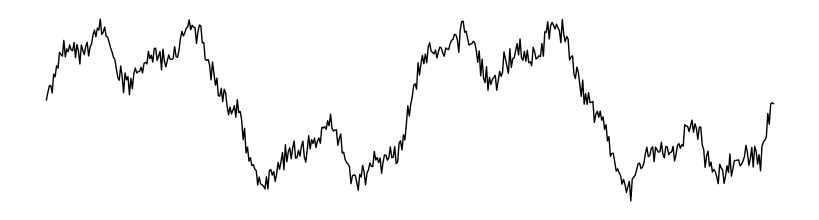
#> input picture test_images/eeg_sample.png, 819 x 220 px
$ python image_to_signal.py
#> lines starting #> are read from the running program, lines starting #| are printed output that depends on the picture; after the words box and inside, x2 and y2 are one past the last pixel; in counts of white or black regions, pixels touching at a corner belong together
import cv2
import numpy as np
from scipy.signal import savgol_filter
import matplotlib.pyplot as plt
import os

os.makedirs("outputs", exist_ok=True)

# ─────────────────────────────────────────────────────────────
# CORE FUNCTION — convert waveform image → 1D signal array
# ─────────────────────────────────────────────────────────────
def image_to_signal(image_path, target_length=500, debug=False):
    """
    Convert an EEG or ECG waveform image into a 1D numpy signal.

    Steps:
      1. Load & grayscale
      2. Denoise
      3. Edge detection (Canny)
      4. Extract waveform skeleton (column-wise brightest row)
      5. Interpolate to fixed length
      6. Smooth & normalize
    """
    # ── 1. Load ──────────────────────────────────────────────
    img = cv2.imread(image_path)
    if img is None:
        raise FileNotFoundError(f"Cannot load image: {image_path}")

    gray = cv2.cvtColor(img, cv2.COLOR_BGR2GRAY)
    H, W = gray.shape

    # ── 2. Denoise ───────────────────────────────────────────
    blurred = cv2.GaussianBlur(gray, (5, 5), 0)

    # ── 3. Adaptive threshold → binary waveform ──────────────
    binary = cv2.adaptiveThreshold(
        blurred, 255,
        cv2.ADAPTIVE_THRESH_GAUSSIAN_C,
        cv2.THRESH_BINARY_INV,
        blockSize=15, C=4
    )

    # ── 4. Edge detection ────────────────────────────────────
    edges = cv2.Canny(blurred, threshold1=30, threshold2=100)

    # Combine binary + edges for robust waveform detection
    combined = cv2.bitwise_or(binary, edges)

    # ── 5. Extract waveform: per column → find brightest row ─
    signal_raw = []
    for col in range(W):
        col_data = combined[:, col]
        bright_rows = np.where(col_data > 128)[0]
        if len(bright_rows) > 0:
            # Use median to be robust to noise
            signal_raw.append(np.median(bright_rows))
        else:
            # Fill gaps with last known value
            signal_raw.append(signal_raw[-1] if signal_raw else H // 2)

    signal_raw = np.array(signal_raw, dtype=np.float32)

    # Invert: image rows go top→bottom, signal goes bottom→top
    signal_raw = H - signal_raw

    # ── 6. Interpolate to fixed length ───────────────────────
    x_old = np.linspace(0, 1, len(signal_raw))
    x_new = np.linspace(0, 1, target_length)
    signal_interp = np.interp(x_new, x_old, signal_raw)

    # ── 7. Smooth (Savitzky-Golay) ───────────────────────────
    win = min(51, target_length // 10)
    win = win if win % 2 == 1 else win + 1   # must be odd
    signal_smooth = savgol_filter(signal_interp, win, polyorder=3)

    # ── 8. Normalize to [0, 1] ───────────────────────────────
    sig_min = signal_smooth.min()
    sig_max = signal_smooth.max()
    if sig_max - sig_min > 1e-6:
        signal_norm = (signal_smooth - sig_min) / (sig_max - sig_min)
    else:
        signal_norm = np.zeros(target_length)

    if debug:
        _debug_plot(image_path, gray, combined, signal_norm)

    return signal_norm


# ─────────────────────────────────────────────────────────────
# DEBUG PLOT — visualize each processing stage
# ─────────────────────────────────────────────────────────────
def _debug_plot(image_path, gray, combined, signal):
    fig, axes = plt.subplots(3, 1, figsize=(12, 9))
    name = os.path.basename(image_path)

    axes[0].imshow(gray, cmap='gray')
    axes[0].set_title(f"Original Grayscale — {name}")
    axes[0].axis('off')

    axes[1].imshow(combined, cmap='gray')
    axes[1].set_title("Processed (Binary + Edges)")
    axes[1].axis('off')

    axes[2].plot(signal, color='royalblue', linewidth=1.2)
    axes[2].set_title("Extracted & Normalized Signal")
    axes[2].set_xlabel("Sample")
    axes[2].set_ylabel("Amplitude")
    axes[2].grid(True, alpha=0.3)

    plt.tight_layout()
    out = f"outputs/debug_{name.replace('.', '_')}.png"
    plt.savefig(out, dpi=120)
    plt.close()
    print(f"   Debug plot saved: {out}")


# ─────────────────────────────────────────────────────────────
# FEATURE EXTRACTION FROM SIGNAL
# Mirrors the pre-extracted features in the training CSVs
# ─────────────────────────────────────────────────────────────
def extract_eeg_features_from_signal(signal, fs=128):
    """
    Extract PSD band features (alpha, beta, theta) from
    a 1D EEG signal using Welch's method.
    Returns a dict matching training feature names.
    """
    from scipy.signal import welch

    freqs, psd = welch(signal, fs=fs, nperseg=min(256, len(signal)))
    psd_db = 10 * np.log10(psd + 1e-12)   # convert to dB

    def band_power(f_low, f_high):
        idx = np.where((freqs >= f_low) & (freqs < f_high))[0]
        return float(psd_db[idx].mean()) if len(idx) > 0 else 0.0

    # Match the 27 training EEG feature names exactly
    # Format: psdalpha_N, psdbeta_N, psdtheta_N
    # We'll generate values for each channel index found in training
    features = {}

    # Alpha (8–13 Hz) — channels: 2,3,5,7,8,9,10,11,13
    alpha_val = band_power(8, 13)
    for ch in [2, 3, 5, 7, 8, 9, 10, 11, 13]:
        features[f'psdalpha_{ch}'] = alpha_val + np.random.normal(0, 0.01)

    # Beta (13–30 Hz) — channels: 1,2,3,5,7,9,10,13
    beta_val = band_power(13, 30)
    for ch in [1, 2, 3, 5, 7, 9, 10, 13]:
        features[f'psdbeta_{ch}'] = beta_val + np.random.normal(0, 0.01)

    # Theta (4–8 Hz) — channels: 2,3,5,7,8,9,10,11,12,13
    theta_val = band_power(4, 8)
    for ch in [2, 3, 5, 7, 8, 9, 10, 11, 12, 13]:
        features[f'psdtheta_{ch}'] = theta_val + np.random.normal(0, 0.01)

    return features


def extract_ecg_features_from_signal(signal, fs=256):
    """
    Extract ECG wave + HRV features from a 1D ECG signal.
    Returns a dict matching training feature names.
    """
    from scipy.signal import find_peaks

    # ── R-peak detection ─────────────────────────────────────
    min_distance = int(fs * 0.4)   # min 400ms between beats
    peaks, props = find_peaks(
        signal,
        height=np.percentile(signal, 70),
        distance=min_distance
    )

    # ── Wave amplitudes ──────────────────────────────────────
    r_vals = signal[peaks] if len(peaks) > 0 else np.array([0.5])

    # Estimate P and T waves relative to R peaks
    p_vals, t_vals = [], []
    for pk in peaks:
        p_start = max(0, pk - int(fs * 0.2))
        p_end   = max(0, pk - int(fs * 0.05))
        t_start = min(len(signal)-1, pk + int(fs * 0.05))
        t_end   = min(len(signal)-1, pk + int(fs * 0.35))

        p_region = signal[p_start:p_end]
        t_region = signal[t_start:t_end]

        p_vals.append(p_region.max() if len(p_region) > 0 else 0.0)
        t_vals.append(t_region.max() if len(t_region) > 0 else 0.0)

    p_vals = np.array(p_vals) if p_vals else np.array([0.3])
    t_vals = np.array(t_vals) if t_vals else np.array([0.4])

    # ── RR intervals & HRV ───────────────────────────────────
    if len(peaks) >= 2:
        rr = np.diff(peaks) / fs * 1000   # ms
        sdnn  = float(rr.std())
        rmssd = float(np.sqrt(np.mean(np.diff(rr)**2)))
        mean_rr = float(rr.mean())
        lf_hf = float(np.clip(sdnn / (rmssd + 1e-6), 0.5, 5.0))
    else:
        rr = np.array([800.0])
        sdnn, rmssd, mean_rr, lf_hf = 50.0, 40.0, 800.0, 1.5

    features = {
        # Wave stats
        't_maximum'    : float(t_vals.max()),
        'r_maximum'    : float(r_vals.max()),
        'p_maximum'    : float(p_vals.max()),
        'p_wave_range' : float(p_vals.max() - p_vals.min()) if len(p_vals)>1 else 0.1,
        'r_wave_range' : float(r_vals.max() - r_vals.min()) if len(r_vals)>1 else 0.1,
        't_wave_range' : float(t_vals.max() - t_vals.min()) if len(t_vals)>1 else 0.1,
        'p_std'        : float(p_vals.std()) if len(p_vals)>1 else 0.05,
        't_std'        : float(t_vals.std()) if len(t_vals)>1 else 0.05,
        'r_std'        : float(r_vals.std()) if len(r_vals)>1 else 0.05,
        'r_mean'       : float(r_vals.mean()),
        'p_mean'       : float(p_vals.mean()),
        't_mean'       : float(t_vals.mean()),
        # HRV features
        'HRV_ShanEn'           : float(np.clip(-np.sum(np.abs(signal)*np.log(np.abs(signal)+1e-10)), 0, 10)),
        'HRV_HTI'              : float(len(rr) / (rr.std() + 1e-6)) if len(rr)>1 else 1.0,
        'HRV_ApEn'             : float(np.clip(rmssd / (mean_rr + 1e-6), 0, 1)),
        'HRV_MFDFA_alpha1_Mean': 0.75,
        'HRV_SD2'              : float(sdnn * 1.414),
        'HRV_HFn'              : float(np.clip(rmssd / (sdnn + 1e-6), 0, 1)),
        'HRV_CVI'              : float(np.log(len(rr) * rr.std() + 1e-6)) if len(rr)>1 else 1.0,
        'HRV_Prc80NN'          : float(np.percentile(rr, 80)) if len(rr)>1 else mean_rr,
        'HRV_HF'               : float(rmssd ** 2),
        'HRV_Ca'               : float(np.clip(sdnn / mean_rr, 0, 1)),
        'HRV_LFHF'             : lf_hf,
        'HRV_SD1a'             : float(rmssd / 1.414),
        'HRV_MadNN'            : float(np.median(np.abs(rr - np.median(rr)))) if len(rr)>1 else 10.0,
        'HRV_S'                : float(np.pi * (sdnn * rmssd / 1.414)),
        'HRV_SD2a'             : float(sdnn * 1.414),
        'HRV_Prc20NN'          : float(np.percentile(rr, 20)) if len(rr)>1 else mean_rr,
    }
    return features


# ─────────────────────────────────────────────────────────────
# TEST — run on sample images if available
# ─────────────────────────────────────────────────────────────
if __name__ == "__main__":
    #import sys

    TEST_EEG = "test_images/eeg_sample.png"
    TEST_ECG = "test_images/ecg_sample.png"
    os.makedirs("test_images", exist_ok=True)

    # Create synthetic test images if none uploaded yet
    def make_test_image(path, wave_type="eeg"):
        t = np.linspace(0, 4*np.pi, 500)
        if wave_type == "eeg":
            y = (np.sin(t) + 0.5*np.sin(3*t) +
                 0.2*np.sin(8*t) + 0.1*np.random.randn(500))
        else:
            y = np.zeros(500)
            for pk in [80, 180, 280, 380, 480]:
                if pk < 500:
                    y[max(0,pk-3):min(500,pk+3)] = 1.0
                    y[max(0,pk-8):min(500,pk-4)] = 0.3
                    y[max(0,pk+4):min(500,pk+12)] = 0.4
            y += 0.05 * np.random.randn(500)

        fig, ax = plt.subplots(figsize=(8, 2))
        ax.plot(y, color='black', linewidth=1)
        ax.axis('off')
        plt.tight_layout(pad=0)
        plt.savefig(path, dpi=100, bbox_inches='tight',
                    facecolor='white')
        plt.close()
        print(f"  Created test image: {path}")

    if not os.path.exists(TEST_EEG):
        make_test_image(TEST_EEG, "eeg")
    if not os.path.exists(TEST_ECG):
        make_test_image(TEST_ECG, "ecg")

    print("\n🔬 Testing image_to_signal()...")
    eeg_sig = image_to_signal(TEST_EEG, debug=True)
#> in image_to_signal, img is the input picture: shape (220, 819, 3); min 0, max 255, mean 247.6
#> in image_to_signal, `binary = cv2.adaptiveThreshold( blurred, 255, cv2.ADAPTIVE_THRESH_GAUS..`:
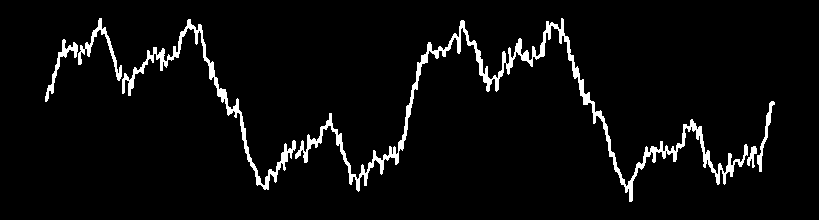
#> binary: shape (220, 819); 4.5% white; 6 white regions, box (x1, y1, x2, y2) and area: (295, 18, 748, 202) 5015, (122, 19, 296, 190) 1907, (78, 18, 122, 81) 468, (45, 39, 78, 102) 358, (757, 101, 775, 172) 266, (747, 146, 757, 168) 111
#> in image_to_signal, `edges = cv2.Canny(blurred, threshold1=30, threshold2=100)`: edges: shape (220, 819); 2.6% white in thin lines or dots, all inside (x1, y1, x2, y2) = (45, 18, 775, 202)
#> in image_to_signal, `combined = cv2.bitwise_or(binary, edges)`:
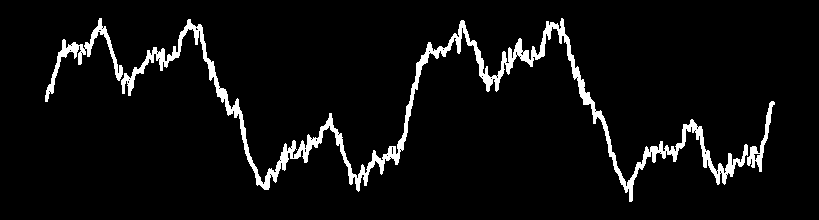
#> combined: shape (220, 819); 5.4% white; 3 white regions, box (x1, y1, x2, y2) and area: (121, 18, 748, 202) 8300, (45, 18, 123, 102) 993, (747, 101, 775, 172) 454
#> the loop in image_to_signal, `for col in range(W):` made 819 passes
#> bright_rows on passes 46, 47, 49: [95, 96, 97, 98, 99, 100, 101], [90, 91, 92, 93, 94, 95, 96, 97, 98, 99, 100, 101], [85, 86, 87, 88, 89, 90, 91, 92, 93, 94, 95, 96, 97, 98]
#> after the loop in image_to_signal, `for col in range(W):`: signal_raw = 819 values, max 190.5 at index 629, min 23.5 at index 188, mean 104.5
#> in image_to_signal, `signal_raw = H - signal_raw`: signal_raw = 819 values, max 196.5 at index 188, min 29.5 at index 629, mean 115.5
#> in image_to_signal, `x_old = np.linspace(0, 1, len(signal_raw))`: x_old = 819 values from 0 to 1
#> in image_to_signal, `x_new = np.linspace(0, 1, target_length)`: x_new = 500 values from 0 to 1
#> in image_to_signal, `signal_interp = np.interp(x_new, x_old, signal_raw)`: signal_interp = 500 values, max 196.2 at index 115, min 29.98 at index 384, mean 115.5
#> in image_to_signal, `signal_smooth = savgol_filter(signal_interp, win, polyorder=3)`: signal_smooth = 500 values, max 183 at index 334, min 46.7 at index 226, mean 115.5
#> in image_to_signal, `sig_min = signal_smooth.min()`: sig_min = 46.7
#> in image_to_signal, `sig_max = signal_smooth.max()`: sig_max = 183
#> in image_to_signal, `signal_norm = (signal_smooth - sig_min) / (sig_max - sig_min)`: signal_norm = 500 values, max 1 at index 334, min 0 at index 226, mean 0.505
#> in _debug_plot, `plt.savefig(out, dpi=120)`:
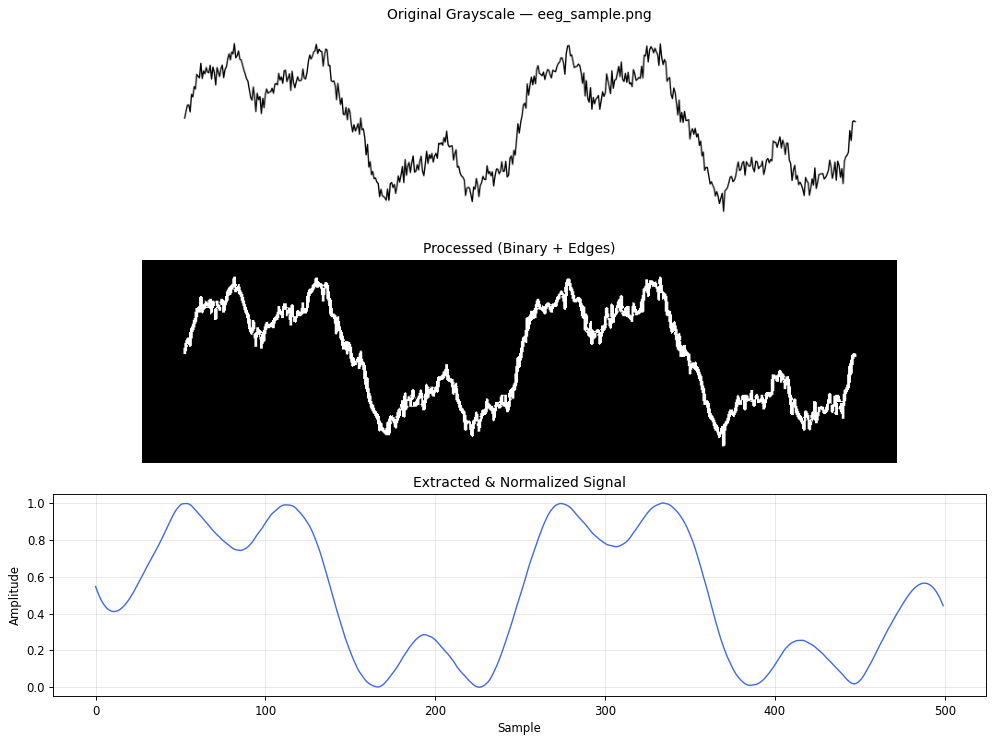
#> figure drawn by matplotlib, 3 panels; panel 3: curve peaks at x = 334, y = 1
#> eeg_sig has the same summary as signal_norm in image_to_signal
    ecg_sig = image_to_signal(TEST_ECG, debug=True)
#> call 2 of image_to_signal, with image_path = 'test_images/ecg_sample.png', target_length = 500, debug = True
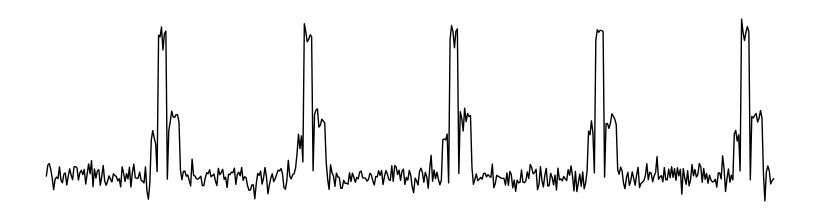
#> input picture test_images/ecg_sample.png, 819 x 220 px
#> in image_to_signal, img is the input picture: shape (220, 819, 3); min 0, max 255, mean 244.1
#> in image_to_signal (call 2), `binary = cv2.adaptiveThreshold( blurred, 255, cv2.ADAPTIVE_THRESH_GAUS..`: binary: shape (220, 819); 7.1% white; 12 white regions, largest, box (x1, y1, x2, y2) and area: (99, 22, 405, 201) 5023, (579, 29, 691, 196) 2269, (429, 24, 545, 193) 2258
#> in image_to_signal (call 2), `edges = cv2.Canny(blurred, threshold1=30, threshold2=100)`:
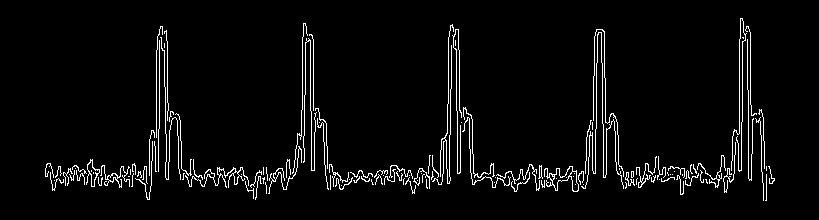
#> edges: shape (220, 819); 4.2% white in thin lines or dots, all inside (x1, y1, x2, y2) = (45, 18, 775, 201)
#> in image_to_signal (call 2), `combined = cv2.bitwise_or(binary, edges)`:
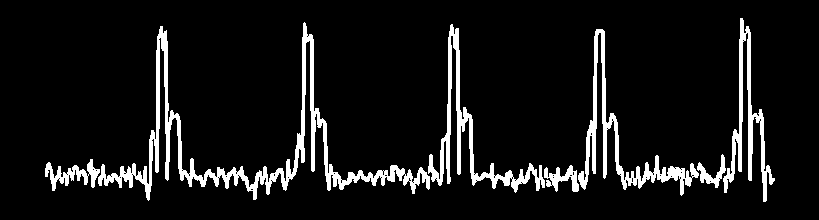
#> combined: shape (220, 819); 8.5% white; 7 white regions, largest, box (x1, y1, x2, y2) and area: (98, 22, 430, 201) 6327, (578, 29, 699, 196) 2778, (428, 24, 545, 193) 2680
#> the loop in image_to_signal (call 2), `for col in range(W):` made 819 passes
#> bright_rows on passes 46, 49, 50: [168, 169, 170, 171, 172, 173, 174, 175, 176], [162, 163, 164, 165, 166, 167, 168, 169, 171, 172], [162, 163, 164, 165, 166, 167, 168, 169]
#> after the loop in image_to_signal (call 2), `for col in range(W):`: signal_raw = 819 values, max 192 at index 148, min 29.5 at index 452, mean 160.2
#> in image_to_signal (call 2), `signal_raw = H - signal_raw`: signal_raw = 819 values, max 190.5 at index 452, min 28 at index 148, mean 59.8
#> in image_to_signal (call 2), `signal_interp = np.interp(x_new, x_old, signal_raw)`: signal_interp = 500 values, max 189.7 at index 455, min 28.46 at index 90, mean 59.83
#> in image_to_signal (call 2), `signal_smooth = savgol_filter(signal_interp, win, polyorder=3)`: signal_smooth = 500 values, max 119.3 at index 10, min 31.22 at index 487, mean 59.88
#> in image_to_signal (call 2), `sig_min = signal_smooth.min()`: sig_min = 31.22
#> in image_to_signal (call 2), `sig_max = signal_smooth.max()`: sig_max = 119.3
#> in image_to_signal (call 2), `signal_norm = (signal_smooth - sig_min) / (sig_max - sig_min)`: signal_norm = 500 values, max 1 at index 10, min 0 at index 487, mean 0.325
#> call 2 of _debug_plot, with image_path = 'test_images/ecg_sample.png', signal = array of shape (500,)
#> in _debug_plot (call 2), `plt.savefig(out, dpi=120)`:
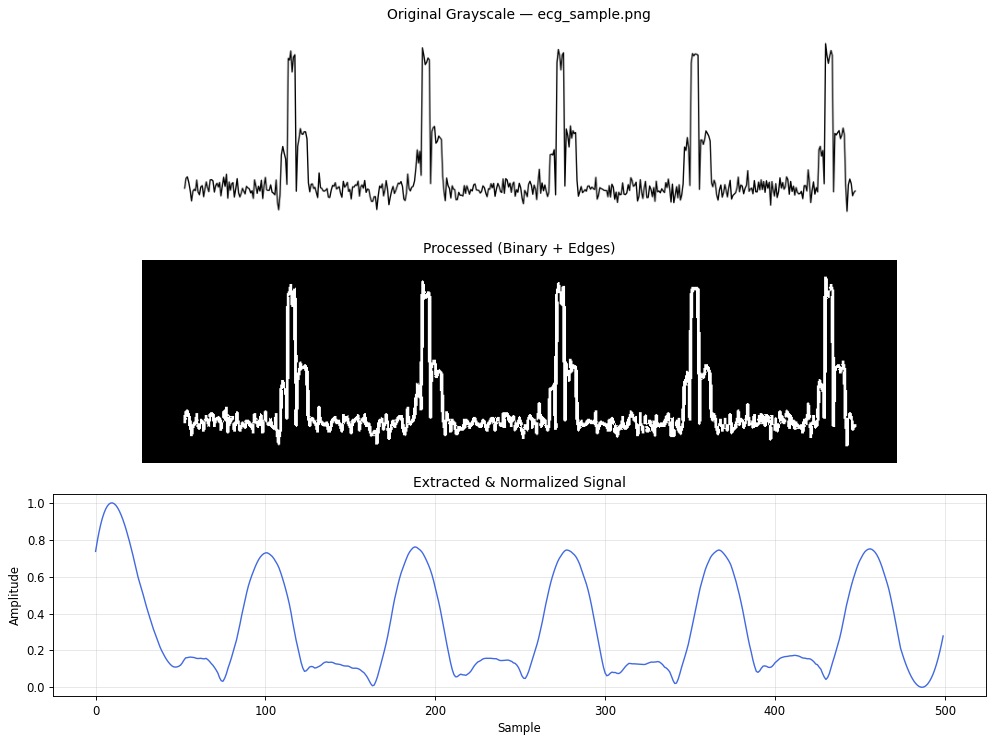
#> figure drawn by matplotlib, 3 panels; panel 3: curve peaks at x = 10, y = 1
#> ecg_sig has the same summary as signal_norm in image_to_signal
    print(f"  EEG signal shape : {eeg_sig.shape} | "
          f"range [{eeg_sig.min():.3f}, {eeg_sig.max():.3f}]")
#|   EEG signal shape : (500,) | range [0.000, 1.000]
    print(f"  ECG signal shape : {ecg_sig.shape} | "
          f"range [{ecg_sig.min():.3f}, {ecg_sig.max():.3f}]")
#|   ECG signal shape : (500,) | range [0.000, 1.000]

    print("\n🔬 Testing feature extraction...")
    eeg_feats = extract_eeg_features_from_signal(eeg_sig)
#> in extract_eeg_features_from_signal, `freqs, psd = welch(signal, fs=fs, nperseg=min(256, len(signal)))`: freqs = 129 values from 0 to 64; psd = 129 values, max 0.143 at index 1, min 7.46e-12 at index 125, mean 0.00207
#> in extract_eeg_features_from_signal, `psd_db = 10 * np.log10(psd + 1e-12)`: psd_db = 129 values, max -8.44 at index 1, min -110.7 at index 125, mean -79.8
#> in band_power, `idx = np.where((freqs >= f_low) & (freqs < f_high))[0]`: idx = [16, 17, 18, 19, 20, 21, 22, 23, 24, 25]
#> in extract_eeg_features_from_signal, `alpha_val = band_power(8, 13)`: alpha_val = -69.98
#> after the loop in extract_eeg_features_from_signal, `for ch in [2, 3, 5, 7, 8, 9, 10, 11, 13]:`: features = 9 items
#> in extract_eeg_features_from_signal, `beta_val = band_power(13, 30)`: beta_val = -76.02
#> after the loop in extract_eeg_features_from_signal, `for ch in [1, 2, 3, 5, 7, 9, 10, 13]:`: features = 17 items
#> in extract_eeg_features_from_signal, `theta_val = band_power(4, 8)`: theta_val = -56.63
#> after the loop in extract_eeg_features_from_signal, `for ch in [2, 3, 5, 7, 8, 9, 10, 11, 12, 13]:`: features = 27 items
#> eeg_feats = 27 items
    ecg_feats = extract_ecg_features_from_signal(ecg_sig)
#> in extract_ecg_features_from_signal, `peaks, props = find_peaks( signal, height=np.percentile(signal, 70), d..`: peaks = [10, 188, 456]; props = {'peak_heights': [1, 0.761, 0.751]}
#> in extract_ecg_features_from_signal, `r_vals = signal[peaks] if len(peaks) > 0 else np.array([0.5])`: r_vals = [1, 0.761, 0.751]
#> the loop in extract_ecg_features_from_signal, `for pk in peaks:` made 3 passes
#> (pk, p_start, p_end, t_start, t_end) on passes 1 to 3: (10, 0, 0, 22, 99), (188, 137, 176, 200, 277), (456, 405, 444, 468, 499)
#> after the loop in extract_ecg_features_from_signal, `for pk in peaks:`: p_vals = [0, 0.429, 0.48]; t_vals = [0.717, 0.738, 0.493]
#> in extract_ecg_features_from_signal, `rr = np.diff(peaks) / fs * 1000`: rr = [695.3, 1046.9]
#> in extract_ecg_features_from_signal, `sdnn  = float(rr.std())`: sdnn = 175.8
#> in extract_ecg_features_from_signal, `rmssd = float(np.sqrt(np.mean(np.diff(rr)**2)))`: rmssd = 351.6
#> in extract_ecg_features_from_signal, `mean_rr = float(rr.mean())`: mean_rr = 871.1
#> in extract_ecg_features_from_signal, `lf_hf = float(np.clip(sdnn / (rmssd + 1e-6), 0.5, 5.0))`: lf_hf = 0.5
#> ecg_feats = 28 items
    print(f"  EEG features extracted : {len(eeg_feats)}")
#|   EEG features extracted : 27
    print(f"  ECG features extracted : {len(ecg_feats)}")
#|   ECG features extracted : 28
    print(f"\n  Sample EEG features:")
    for k, v in list(eeg_feats.items())[:5]:
        print(f"    {k:<20} : {v:.4f}")
#> this loop made 5 passes
#> (k, v) on passes 1 to 5: ('psdalpha_2', -69.96), ('psdalpha_3', -69.97), ('psdalpha_5', -69.97), ('psdalpha_7', -69.95), ('psdalpha_8', -69.96)
#|     psdalpha_2           : -69.9582
#|     psdalpha_3           : -69.9718
#|     psdalpha_5           : -69.9660
#|     psdalpha_7           : -69.9534
#|     psdalpha_8           : -69.9571
    print(f"\n  Sample ECG features:")
    for k, v in list(ecg_feats.items())[:5]:
        print(f"    {k:<20} : {v:.4f}")
#> this loop made 5 passes
#> (k, v) on passes 1 to 5: ('t_maximum', 0.738), ('r_maximum', 1), ('p_maximum', 0.48), ('p_wave_range', 0.48), ('r_wave_range', 0.249)
#|     t_maximum            : 0.7382
#|     r_maximum            : 1.0000
#|     p_maximum            : 0.4799
#|     p_wave_range         : 0.4799
#|     r_wave_range         : 0.2492

    print("\n✅ Step 9 Complete!")
    print("   outputs/debug_eeg_sample_png.png")
    print("   outputs/debug_ecg_sample_png.png")
    print("\n👉 Share the output — then Step 10: predictor.py!")
